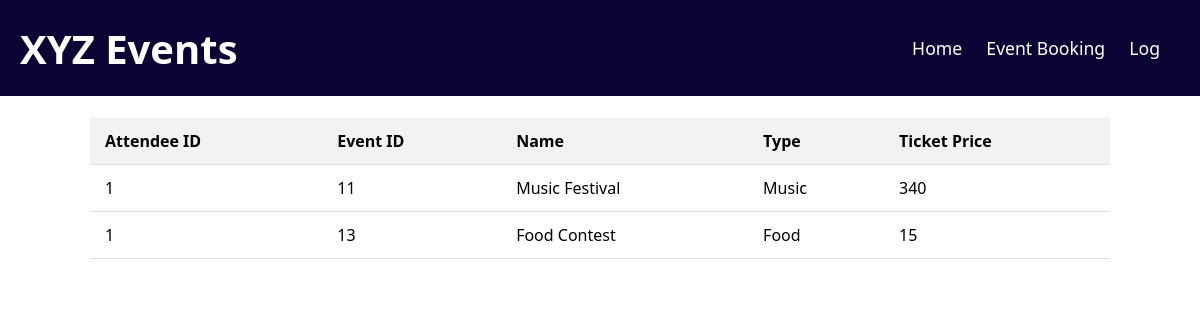
The page /PHP/event-booking.php (signed in) on the database its author committed.
### tables this page shows
CREATE TABLE `event` (
  `ID` int(10) NOT NULL,
  `Name` varchar(255) NOT NULL,
  `Type` varchar(255) NOT NULL,
  `Capacity` varchar(255) NOT NULL,
  `Locations` varchar(255) NOT NULL,
  `Description` varchar(255) NOT NULL,
  `TicketPrice` int(10) NOT NULL,
  `OrganizerID` int(11) DEFAULT NULL
);

### PHP/event-booking.php (the view, shortened to what this page needs)
<?php
include 'mysqli_connection.php';
$attendeeID = $_SESSION["ID"];
$eventquery = "SELECT event.ID AS eventID, event.name, event.type, event.TicketPrice
               FROM booking
               INNER JOIN event ON booking.eventID = event.ID
               WHERE booking.attendeeID = $attendeeID";
$eventRecord_result = mysqli_query($connection, $eventquery);
$eventRecord = [];
while ($row = mysqli_fetch_assoc($eventRecord_result)) {
    $eventRecord[] = $row;
}
?>
<!DOCTYPE html>
<html lang="en">
<head>
    <link rel="stylesheet" href="../CSS/style.css" />
</head>
<body>
    <header>
        <div class="container">
            <h1>XYZ Events</h1>
            <nav>
                <ul>
                    <li><a href="../PHP/homepage.php">Home</a></li>
                    <li><a href="../PHP/event-booking.php">Event Booking</a></li>
                    <li><a href="../PHP/index.php">Log</a></li>
                </ul>
            </nav>
        </div>
    </header>
    <main>
        <br>
        <table>
            <thead>
                <tr>
                    <th>Attendee ID</th>
                    <th>Event ID</th>
                    <th>Name</th>
                    <th>Type</th>
                    <th>Ticket Price</th>
                </tr>
            </thead>
            <tbody>
                <?php
                foreach ($eventRecord as $event) {
                    echo "<tr>";
                    echo "<td>{$_SESSION['ID']}</td>";
                    echo "<td>{$event['eventID']}</td>";
                    echo "<td>{$event['name']}</td>";
                    echo "<td>{$event['type']}</td>";
                    echo "<td>{$event['TicketPrice']}</td>";
                    echo "</tr>";
                }
                ?>
            </tbody>
        </table>
    </main>
</body>
</html>

### CSS/style.css (style rules this page uses)
body { font-family: 'Segoe UI', Tahoma, Geneva, Verdana, sans-serif; margin: 0; padding: 0; box-sizing: border-box; }
.container { max-width: 1200px; margin: 0 auto; padding: 25px; display: flex; justify-content: space-between; }
header { background-color: #200272; color: #fff; padding: 20px 0; }
header h1 { margin: 0; font-size: 2.5rem; }
nav ul { list-style-type: none; }
nav ul li { display: inline-block; margin-right: 20px; }
nav ul li a { text-decoration: none; color: #fff; font-size: 1.1rem; }

### PHP/event-booking.php (style rules this page uses)
table { width: 85%; border-collapse: collapse; margin: 0 auto; }
th, td { padding: 12px 15px; text-align: left; border-bottom: 1px solid #ddd; }
th { background-color: #f2f2f2; font-weight: bold; }
header { background-color: #0c0234; color: #fff; padding: 20px 0; }
.container { max-width: 1200px; margin: 0 auto; padding: 0 20px; display: flex; justify-content: space-between; justify-content: space-between; align-items: center; }

### rows shown on the page
event: ID "11", Name "Music Festival", Type "Music", TicketPrice "340"
event: ID "13", Name "Food Contest", Type "Food", TicketPrice "15"
